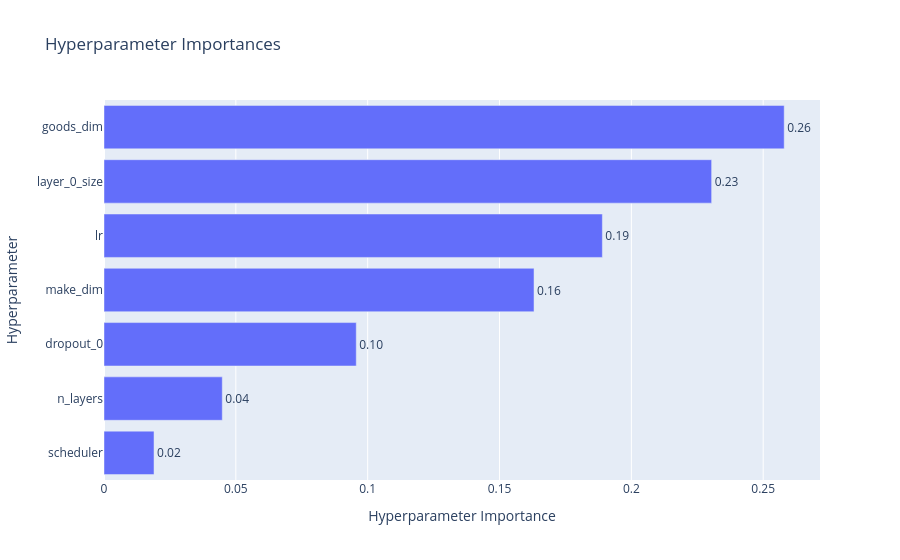

The notebook cell saved with this chart:
### Code cell
plot_param_importances(study)

### Figure 1 — Plotly figure (JSON) as saved in the notebook; plotly's stock layout.template omitted (floating-point values rounded to 4 significant figures)
{"data": [{"cliponaxis": false, "hovertemplate": ["scheduler (CategoricalDistribution): 0.018973622557293374<extra></extra>", "n_layers (IntDistribution): 0.04485766643445797<extra></extra>", "dropout_0 (FloatDistribution): 0.09566794815569565<extra></extra>", "make_dim (IntDistribution): 0.1630899839677673<extra></extra>", "lr (FloatDistribution): 0.18900135552422115<extra></extra>", "layer_0_size (IntDistribution): 0.23044329392887178<extra></extra>", "goods_dim (IntDistribution): 0.25796612943169284<extra></extra>"], "name": "Objective Value", "orientation": "h", "text": ["0.02", "0.04", "0.10", "0.16", "0.19", "0.23", "0.26"], "textposition": "outside", "type": "bar", "x": [0.01897, 0.04486, 0.09567, 0.1631, 0.189, 0.2304, 0.258], "y": ["scheduler", "n_layers", "dropout_0", "make_dim", "lr", "layer_0_size", "goods_dim"]}], "layout": {"title": {"text": "Hyperparameter Importances"}, "xaxis": {"title": {"text": "Hyperparameter Importance"}}, "yaxis": {"title": {"text": "Hyperparameter"}}}}
